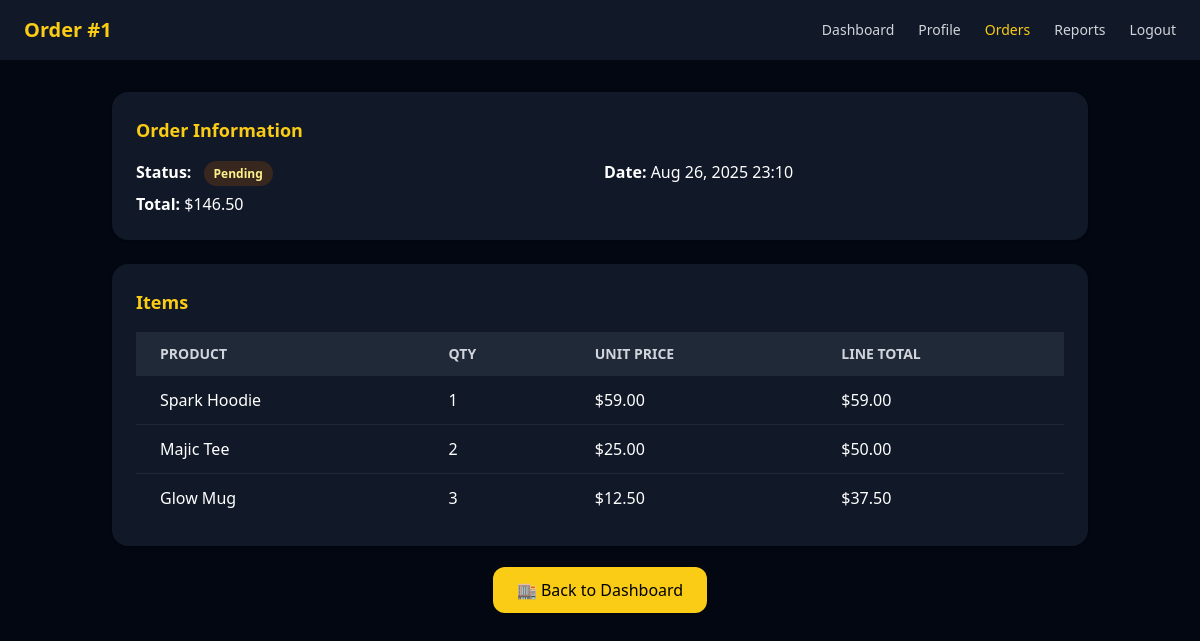
/merchant/orders/1/ (signed in), run on the app's committed database.
### merchant/models.py (models this page shows, shortened)
class Order(models.Model):
    STATUS_CHOICES = [
        ("pending", "Pending"),
        ("paid", "Paid"),
        ("shipped", "Shipped"),
        ("completed", "Completed"),
        ("refunded", "Refunded"),
        ("canceled", "Canceled"),
    ]
    store = models.ForeignKey(
        MerchantStore,
        on_delete=models.CASCADE,
        related_name="orders",
    )
    user = models.ForeignKey(
        settings.AUTH_USER_MODEL,
        null=True,
        blank=True,
        on_delete=models.SET_NULL,
    )
    session_key = models.CharField(max_length=40, null=True, blank=True)
    status = models.CharField(max_length=20, choices=STATUS_CHOICES, default="paid")
    note = models.TextField(blank=True)
    subtotal = models.DecimalField(max_digits=12, decimal_places=2, default=0)
    total = models.DecimalField(max_digits=12, decimal_places=2, default=0)
    created_at = models.DateTimeField(auto_now_add=True)
    class Meta:
        ordering = ["-created_at"]

class OrderItem(models.Model):
    order = models.ForeignKey(
        Order,
        on_delete=models.CASCADE,
        related_name="items",  # used by templates: order.items.all
    )
    product = models.ForeignKey(
        Product,
        on_delete=models.PROTECT,  # keep item history even if product is removed
    )
    name = models.CharField(max_length=255, blank=True)
    quantity = models.PositiveIntegerField(default=1)
    unit_price = models.DecimalField(max_digits=12, decimal_places=2, null=True, blank=True)
    @property
    def line_total(self) -> Decimal:
        return Decimal(self.quantity) * (self.unit_price or Decimal("0.00"))

### merchant/views.py (the view)
# urls.py: path("orders/<int:order_id>/",  views.order_detail, name="order-detail"),
@login_required
def order_detail(request, order_id: int):
    store = _get_user_store_or_none(request)
    if not store:
        messages.info(request, "Create your store to view orders.")
        return redirect("merchant-profile")
    order = get_object_or_404(Order, pk=order_id, store=store)
    return render(request, "merchant/order_detail.html", {"order": order})

### merchant/views.py (called while the page is built)
def _get_user_store_or_none(request):
    try:
        return Store.objects.select_related("owner").get(owner=request.user)
    except Store.DoesNotExist:
        return None

### merchant/templates/merchant/order_detail.html (shortened to what this page needs)
<!doctype html>
<html lang="en">
<head>
  <script src="https://cdn.tailwindcss.com"></script>
</head>
<body class="bg-gray-950 text-white min-h-screen">
  <header class="bg-gray-900 px-6 py-4 flex items-center justify-between">
    <h1 class="text-xl font-bold text-yellow-400">Order #{{ order.id }}</h1>
    <nav class="space-x-6 text-sm flex items-center">
      <a href="{% url 'merchant-dashboard' %}" class="text-gray-300 hover:text-yellow-400">Dashboard</a>
      <a href="{% url 'merchant-profile' %}" class="text-gray-300 hover:text-yellow-400">Profile</a>
      <a href="{% url 'order-list' %}" class="text-yellow-400">Orders</a>
      <a href="{% url 'merchant-reports' %}" class="text-gray-300 hover:text-yellow-400">Reports</a>
      <form action="{% url 'merchant-logout' %}" method="post" class="inline">
        <button type="submit" class="text-gray-300 hover:text-yellow-400">Logout</button>
      </form>
    </nav>
  </header>
  <main class="max-w-5xl mx-auto px-6 py-8">
    <section class="mb-6 bg-gray-900 p-6 rounded-2xl shadow">
      <h2 class="text-lg font-semibold mb-4 text-yellow-400">Order Information</h2>
      <div class="grid gap-2 sm:grid-cols-2">
        <p><strong>Status:</strong>
          {% with s=order.status %}
            <span class="ml-2 px-2.5 py-1 rounded-full text-xs font-semibold
                         {% if s == 'paid' or s == 'completed' %}bg-green-900/40 text-green-200
                         {% elif s == 'pending' %}bg-yellow-900/40 text-yellow-200
                         {% elif s == 'shipped' %}bg-blue-900/40 text-blue-200
                         {% elif s == 'refunded' or s == 'canceled' %}bg-red-900/40 text-red-200
                         {% else %}bg-gray-800 text-gray-200{% endif %}">
              {{ s|title }}
            </span>
          {% endwith %}
        </p>
        <p><strong>Date:</strong> {{ order.created_at|date:"M d, Y H:i" }}</p>
        <p class="sm:col-span-2"><strong>Total:</strong> ${{ order.total|floatformat:2 }}</p>
      </div>
    </section>
    <section class="bg-gray-900 p-6 rounded-2xl shadow">
      <h2 class="text-lg font-semibold mb-4 text-yellow-400">Items</h2>
      <div class="overflow-x-auto">
        <table class="min-w-full text-left">
          <thead class="bg-gray-800 text-gray-300 uppercase text-sm">
            <tr>
              <th class="px-6 py-3">Product</th>
              <th class="px-6 py-3">Qty</th>
              <th class="px-6 py-3">Unit Price</th>
              <th class="px-6 py-3">Line Total</th>
            </tr>
          </thead>
          <tbody class="divide-y divide-gray-800">
            {% for it in order.items.all %}
              <tr class="hover:bg-gray-800">
                <td class="px-6 py-3">{{ it.name }}</td>
                <td class="px-6 py-3">{{ it.quantity }}</td>
                <td class="px-6 py-3">${{ it.unit_price|floatformat:2 }}</td>
                <td class="px-6 py-3">${{ it.line_total|floatformat:2 }}</td>
              </tr>
            {% empty %}
              <tr>
                <td colspan="4" class="px-6 py-6 text-center text-gray-400">
                  No items in this order.
                </td>
              </tr>
            {% endfor %}
          </tbody>
        </table>
      </div>
    </section>
    <div class="mt-8 text-center">
      <a href="{% url 'merchant-dashboard' %}"
         class="px-6 py-3 bg-yellow-400 text-black rounded-xl shadow hover:opacity-90">
        🏬 Back to Dashboard
      </a>
    </div>
  </main>
</body>
</html>

### data on the page
Order: id "1", status "Pending", created_at "Aug 26, 2025 23:10", total "146.50"
OrderItem: name "Spark Hoodie", quantity "1", unit_price "59.00", line_total "59.00"
OrderItem: name "Majic Tee", quantity "2", unit_price "25.00", line_total "50.00"
OrderItem: name "Glow Mug", quantity "3", unit_price "12.50", line_total "37.50"
